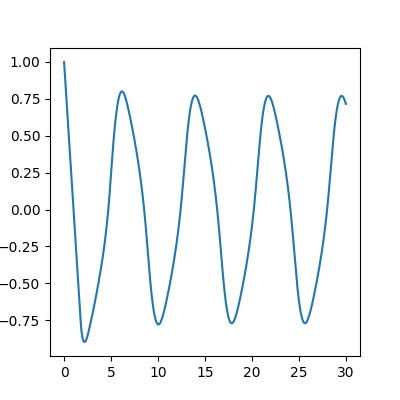

This chart was generated by the following Python code:
""" DDE where the delay depends on Y(t). """

from pylab import cos, linspace, subplots
from ddeint import ddeint


def model(Y, t):
    return -Y(t - 3 * cos(Y(t)) ** 2)


def values_before_zero(t):
    return 1


tt = linspace(0, 30, 2000)
yy = ddeint(model, values_before_zero, tt)

fig, ax = subplots(1, figsize=(4, 4))
ax.plot(tt, yy)
ax.figure.savefig("variable_delay.jpeg")
